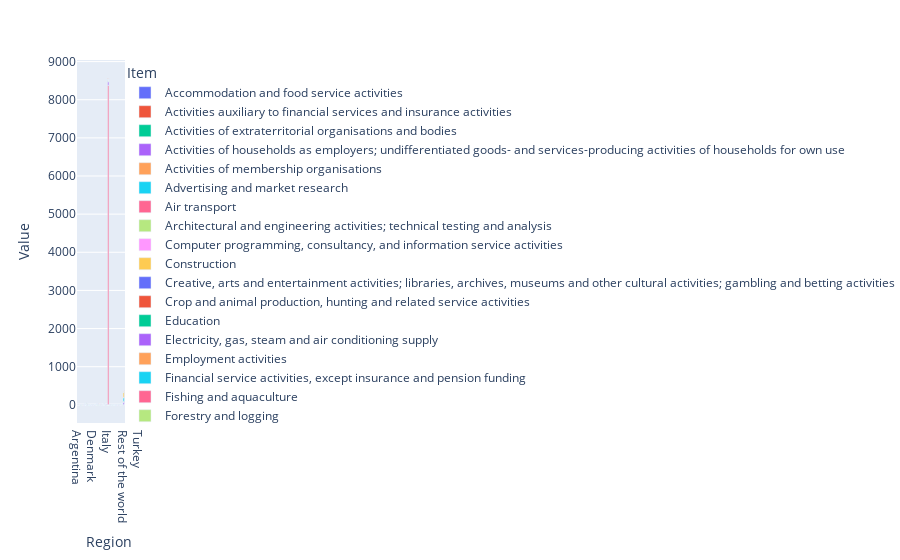

Notebook source saved alongside this figure:
### Code cell
import plotly.express as px

fig = px.bar(
    delta_E_plot,
    x = 'Region',
    y = 'Value',
    color='Item',

)

fig.show()
